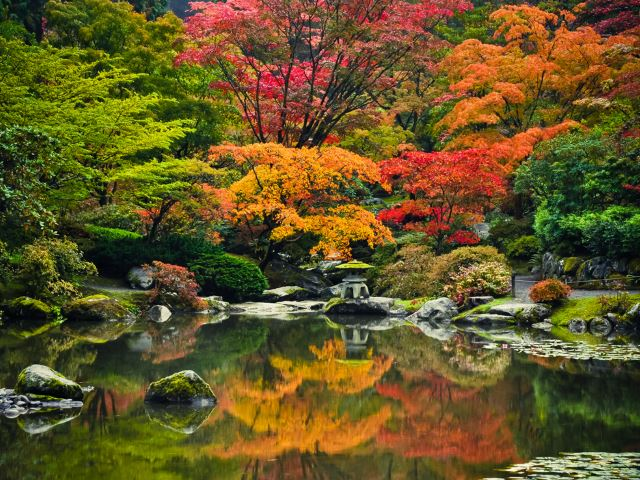
#> input picture ExplorationVisualisation/imageexploration/handout/garden.jpg, 640 x 480 px
$ jupyter execute --allow-errors imgproc.ipynb   (shell and % lines are left out)
#> lines starting #> are read from the running program, lines starting #| are printed output that depends on the picture
[cell 1]
%pylab inline

[cell 2]
import cv2
import scipy.signal

# Introduction to image processing

## Images in the computer

* 2 dimensional arrays usually recorded by CMOS or CCD matrix
* Colors are represented by multiple channels (layers) of 2D arrays

## Color images for human vision

* Follow color sensitivity of human eye
* Red - Green - Blue "channels"
* Large overlap between channels has consequences regarding color vision

## Color digital cameras

Try to achieve coverage close to human eye

* Bayer filter response functions
* CMOS sensor quantum efficiency

## RGB displays

* Additive color mixing technique
* (As opposed to print which uses subtractive, hence CMYK colors)
* Three different color filter, OLED pixel, phosphor etc.
* sRGB, Adobe RGB etc. define the three base colors and their intended spectra

## CIE 1931 chromacity diagrams

* Graphical representation of human eye color sensitivity

* Narrow-band emitters can only cover their **convex hull** in color space
* This is called the **color gamut**
* Black curve: color gamut of _any_ reflective surface, i.e. paper
* White curve: color gamut of an sRGB display

## White balance

* A perfectly white paper reflects all wavelengths of the sunlight equally
* But what if the light source is not the sun?
* Have to correct color channels accordingly

# Working with color images

Load a single image with JPEG compression

[cell 3]
img = imread('garden.jpg')
#> img is the input picture: shape (480, 640, 3); mean R, G, B 100.2, 84.5, 37.1

[cell 4]
f = plt.figure(figsize=(10, 6))
plt.imshow(img)

[cell 5]
img.shape
#> Out = (480, 640, 3)

The `img` variable is a numpy array, the dimensions are:

* pixel rows (image height)
* pixel columns (image width)
* color channels

The pixel values

* uint8 between 0 (black) and 255 (full intensity R, G or B)
* monitors need to be calibrated to account for color pixel spectrum
* white is 255, 255, 255 by definition
* for any gray, R, G and B must be equal

[cell 6]
img[0:10,0:10,0]

## RGB channels

The actual order of channels is BGR.

Individual channels don't look nice as B&W images, need _combination_ of channels to make something that looks like traditional B&W photos, c.f. panchromatic photographic film.

[cell 7]
colors = ('blue', 'green', 'red')
f, axs = subplots(1, 3, figsize=(15, 6))
for i in range(0, 3):
    axs[i].imshow(img[:,:,i], cmap='gray')
    axs[i].set_xlabel(colors[i])

## Pixel value histograms

[cell 8]
f = plt.figure(figsize=(10, 6))

for i in range(0, 3):
    hist, bins = np.histogram(img[:,:,i], bins=256)
    plot(bins[:-1], hist, '-', color=colors[i])
#> figure, not shown here; curve peaks at x = 50.8, y = 2097; curve peaks at x = 74.71, y = 3326; curve peaks at x = 0, y = 28570

## Histogram equalization is necessary for a nice image

* to fill dynamic range of display
* correct for any white balance issues originating from illumination

[cell 9]
# We mimic an unequalized image here
f = plt.figure(figsize=(10, 6))
plt.imshow(np.uint8(50 + img / 1.5))
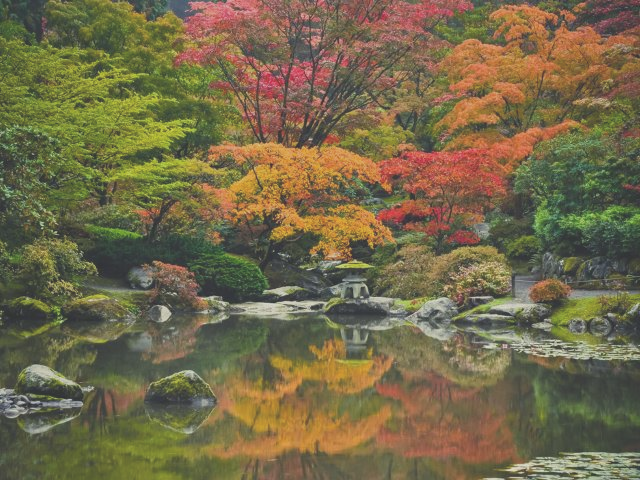
#> shown: shape (480, 640, 3); mean R, G, B 116.4, 106, 74.4

## HSV color space

Due to the "leaks" in human color receptors, we see the color wheel

RGB value can be converted into HSV values without losing information

[cell 10]
colors = ('hue', 'saturation', 'value')
hsv = cv2.cvtColor(img, cv2.COLOR_BGR2HSV)
#> hsv: shape (480, 640, 3); mean H, S, V 88, 162.8, 107.2
f, axs = subplots(1, 3, figsize=(15, 6))

axs[0].imshow(uint8((128-hsv[:,:,0]) % 256), cmap='hsv', vmin=0, vmax=255)
axs[0].set_xlabel(colors[0])

axs[1].imshow(hsv[:,:,1], cmap='viridis')
axs[1].set_xlabel(colors[1])

axs[2].imshow(hsv[:,:,2], cmap='gray')
axs[2].set_xlabel(colors[2])

## Fun: rotating the color wheel

[cell 11]
hsv = cv2.cvtColor(img, cv2.COLOR_BGR2HSV)
hsv[:,:,0] = uint8((hsv[:,:,0] + 16) % 256)
#> hsv: shape (480, 640, 3); mean H, S, V 104, 162.8, 107.2
bgr = cv2.cvtColor(hsv, cv2.COLOR_HSV2BGR)
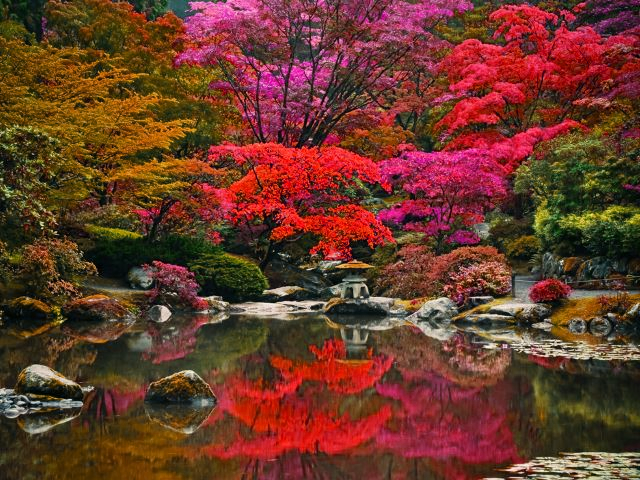
#> bgr: shape (480, 640, 3); mean R, G, B 105.7, 57.4, 41.3
f = plt.figure(figsize=(10, 6))
imshow(bgr)

## Desaturating an image

[cell 12]
hsv = cv2.cvtColor(img, cv2.COLOR_BGR2HSV)
hsv[:,:,1] //= 8
#> hsv: shape (480, 640, 3); mean H, S, V 88, 19.9, 107.2
bgr = cv2.cvtColor(hsv, cv2.COLOR_HSV2BGR)
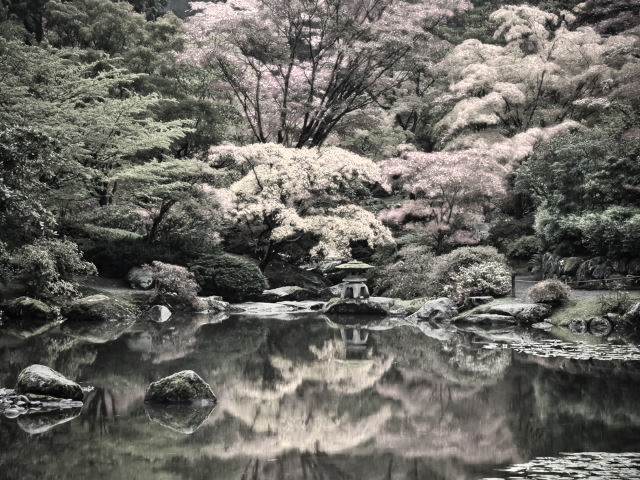
#> bgr: shape (480, 640, 3); mean R, G, B 106.1, 104.1, 98.1
f = plt.figure(figsize=(10, 6))
imshow(bgr)

# Working with B&W images

## The pixel value histogram

[cell 13]
img = imread('woman.jpg')[:,:,0]
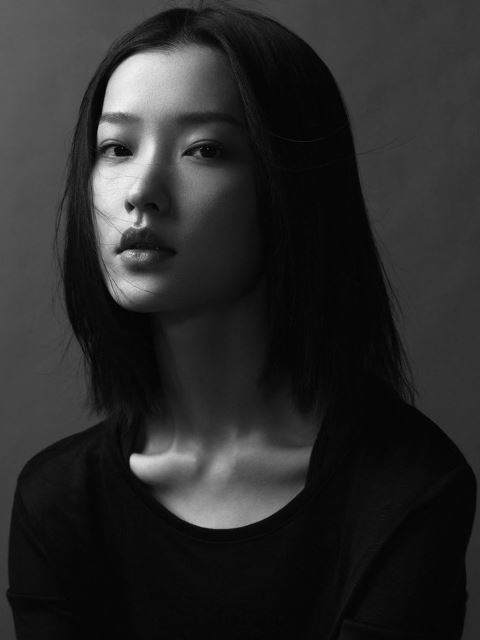
#> input picture ExplorationVisualisation/imageexploration/handout/woman.jpg, 480 x 640 px
#> img: shape (640, 480); min 0, max 240, mean 42.5

[cell 14]
f, axs = plt.subplots(1, 2, figsize=(15, 10))

axs[0].imshow(img, cmap='gray')

hist, bins = np.histogram(img, bins=100)
#> hist = 100 values, max 54409 at index 2, min 15 at index 99, mean 3072; bins = 101 values from 0 to 240
axs[1].plot(bins[:-1], hist, '-k')
#> figure, not shown here; panel 2: curve peaks at x = 4.8, y = 54409

## Gamma correction

Power-law transformation of the pixel value scale

[cell 15]
xx = np.arange(0, 255)
plt.plot(xx,xx)
plt.plot(xx,256 * (xx / 256)**1.8)
plt.plot(xx,256 * (xx / 256)**0.4)
#> figure, not shown here; curve peaks at x = 254, y = 254; curve peaks at x = 254, y = 252.4; curve peaks at x = 254, y = 255.2

[cell 16]
gg = uint8(256 * (img / 256)**1.8)
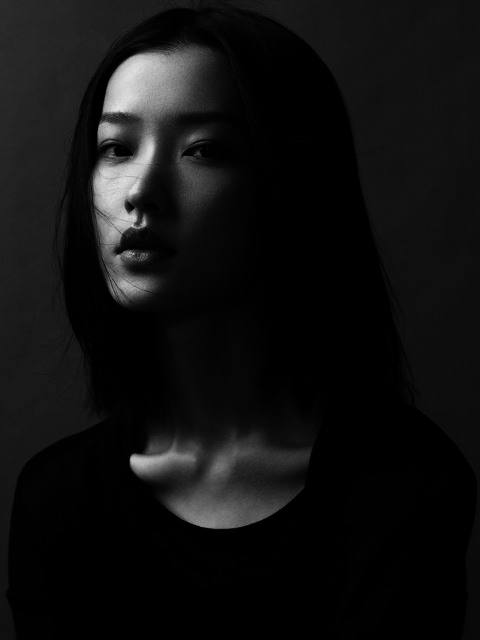
#> gg: shape (640, 480); min 0, max 227, mean 16.6

f, axs = plt.subplots(1, 2, figsize=(15, 10))
axs[0].imshow(gg, cmap='gray')
axs[0].text(10, 25, "$\gamma = 1.8$", color='white', fontsize=24)

hist, bins = np.histogram(gg, bins=100)
#> hist = 100 values, max 140996 at index 0, min 7 at index 99, mean 3072; bins = 101 values from 0 to 227
axs[1].plot(bins[:-1], hist, '-k')
#> figure, not shown here; panel 2: curve peaks at x = 0, y = 140996

[cell 17]
gg = uint8(256 * (img / 256)**0.4)
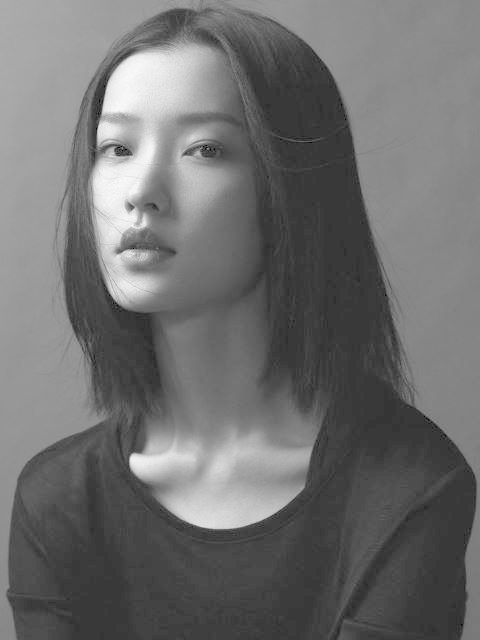
#> gg: shape (640, 480); min 0, max 249, mean 110.6

f, axs = plt.subplots(1, 2, figsize=(15, 10))
axs[0].imshow(gg, cmap='gray')
axs[0].text(10, 25, "$\gamma = 0.4$", color='white', fontsize=24)

hist, bins = np.histogram(gg, bins=100)
#> hist = 100 values, max 30360 at index 22, min 0 at index 1, mean 3072; bins = 101 values from 0 to 249
axs[1].plot(bins[:-1], hist, '-k')
#> figure, not shown here; panel 2: curve peaks at x = 54.78, y = 30360

## Thresholding

Limit pixel values to a certain interval

* Technique also works for color images, especially in HSV representation

[cell 18]
f, axs = plt.subplots(1, 2, figsize=(15, 10))

lim1 = np.full(img.shape, uint8(0))
lim1[(img > 128)] = uint8(255)
axs[0].imshow(lim1, cmap='gray')

lim2 = np.full(img.shape, uint8(0))
lim2[(img < 30 )] = uint8(255)
axs[1].imshow(lim2, cmap='gray')

## Erosion and dilation

[cell 19]
zoom = lim1[40:320,75:220]

f, axs = plt.subplots(1, 2, figsize=(15, 10))

axs[0].imshow(zoom, cmap='gray')

kernel = np.full((3,3), 1)
er = cv2.erode(zoom, kernel, 1)
axs[1].imshow(er, cmap='gray')

[cell 20]
f, axs = plt.subplots(1, 2, figsize=(15, 10))

axs[0].imshow(zoom, cmap='gray')

kernel = np.full((3,3), 1)
dil = cv2.dilate(zoom, kernel, 1)
axs[1].imshow(dil, cmap='gray')

## The difference of the two: simple edge detection

[cell 21]
f, axs = plt.subplots(1, 2, figsize=(15, 10))

axs[0].imshow(uint8(dil - er), cmap='gray')

## Find connected components

* nlabel: number of diffent connected components
* labels: id of component for each pixel of original image
* stats: some statistics of each component, i.e. number of pixels, width, height etc.
* centroids: center of each component

[cell 22]
nlabels, labels, stats, centroids = cv2.connectedComponentsWithStats(uint8(dil))

[cell 23]
f, axs = plt.subplots(1, 2, figsize=(15, 10))

axs[0].imshow(dil, cmap='gray')
axs[1].imshow(labels, cmap='rainbow')
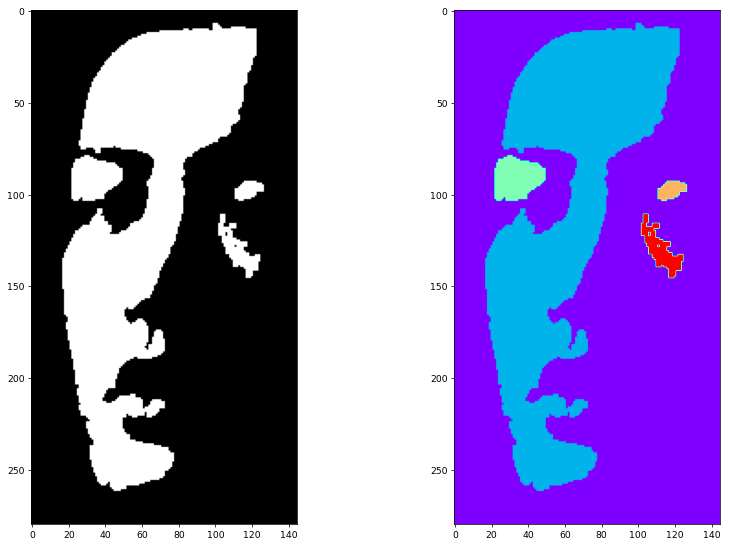
#> figure drawn by matplotlib, 2 panels

# Convolution with 2D kernels

Can be used to blur image, find edges, etc.

## Blur image using boxcar kernel

[cell 24]
k = np.full((5,5), 1)
#> (the rest of this cell did not finish here and is left out)

## Unsharp masking

Convolving with a boxcar kernel basically acts as a simple lowpass filter: removes high frequency components of the image

Subtracting blurred image from the original should keep the high frequency components, i.e. works like a high pass filter and effectively sharpens the image.

[cell 25]
f, axs = plt.subplots(1, 2, figsize=(15, 10))
axs[0].imshow(img[90:250,50:150], cmap='gray')
#> (the rest of this cell did not finish here and is left out)

## Detect edges with directional kernels

[cell 26]
k = np.array([[-1, 1], [-1, 1], [-1, 1]], dtype=np.double)

cnv = scipy.signal.convolve2d(img, k, mode='same')
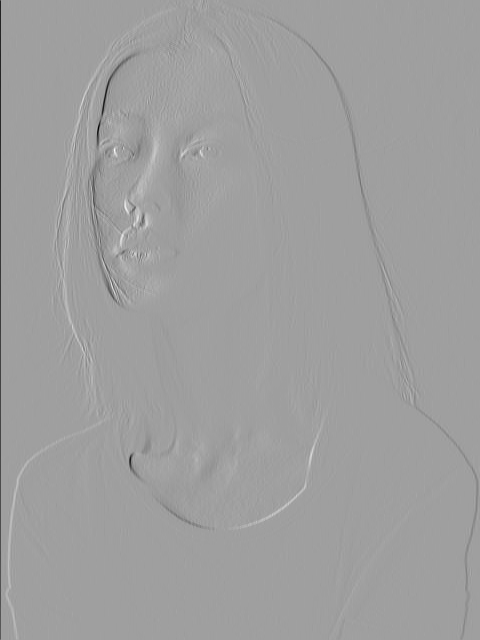
#> cnv: shape (640, 480) float64; min -362, max 217, mean -0.3; drawn with min black and max white

f, axs = plt.subplots(1, 2, figsize=(15, 10))
axs[0].imshow(img[90:250,50:150], cmap='gray')
axs[1].imshow(cnv[90:250,50:150], cmap='gray')

[cell 27]
k = np.array([[-1, -1, -1], [1, 1, 1]], dtype=np.double)

cnv = scipy.signal.convolve2d(img, k, mode='same')
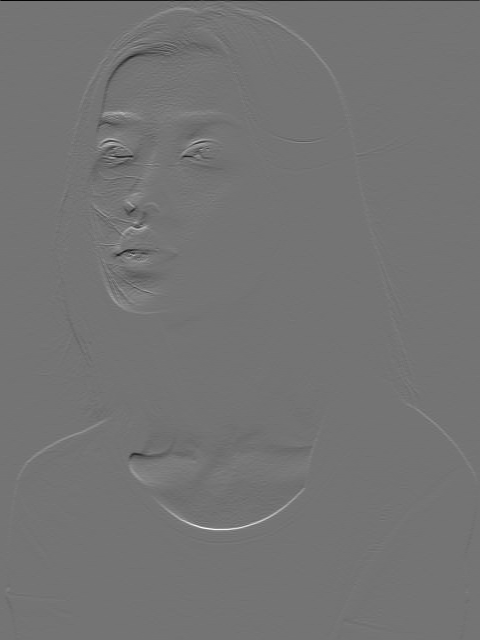
#> cnv: shape (640, 480) float64; min -285, max 340, mean -0.1; drawn with min black and max white

f, axs = plt.subplots(1, 2, figsize=(15, 10))
axs[0].imshow(img[90:250,50:150], cmap='gray')
axs[1].imshow(cnv[90:250,50:150], cmap='gray')
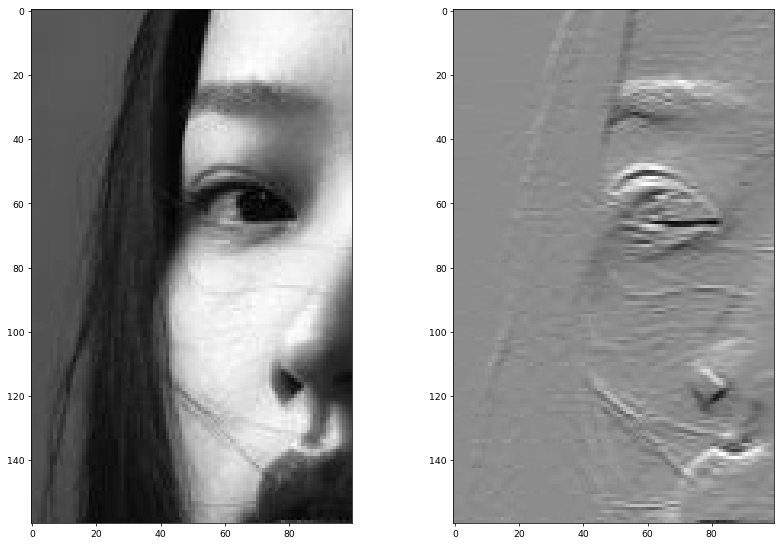
#> figure drawn by matplotlib, 2 panels
